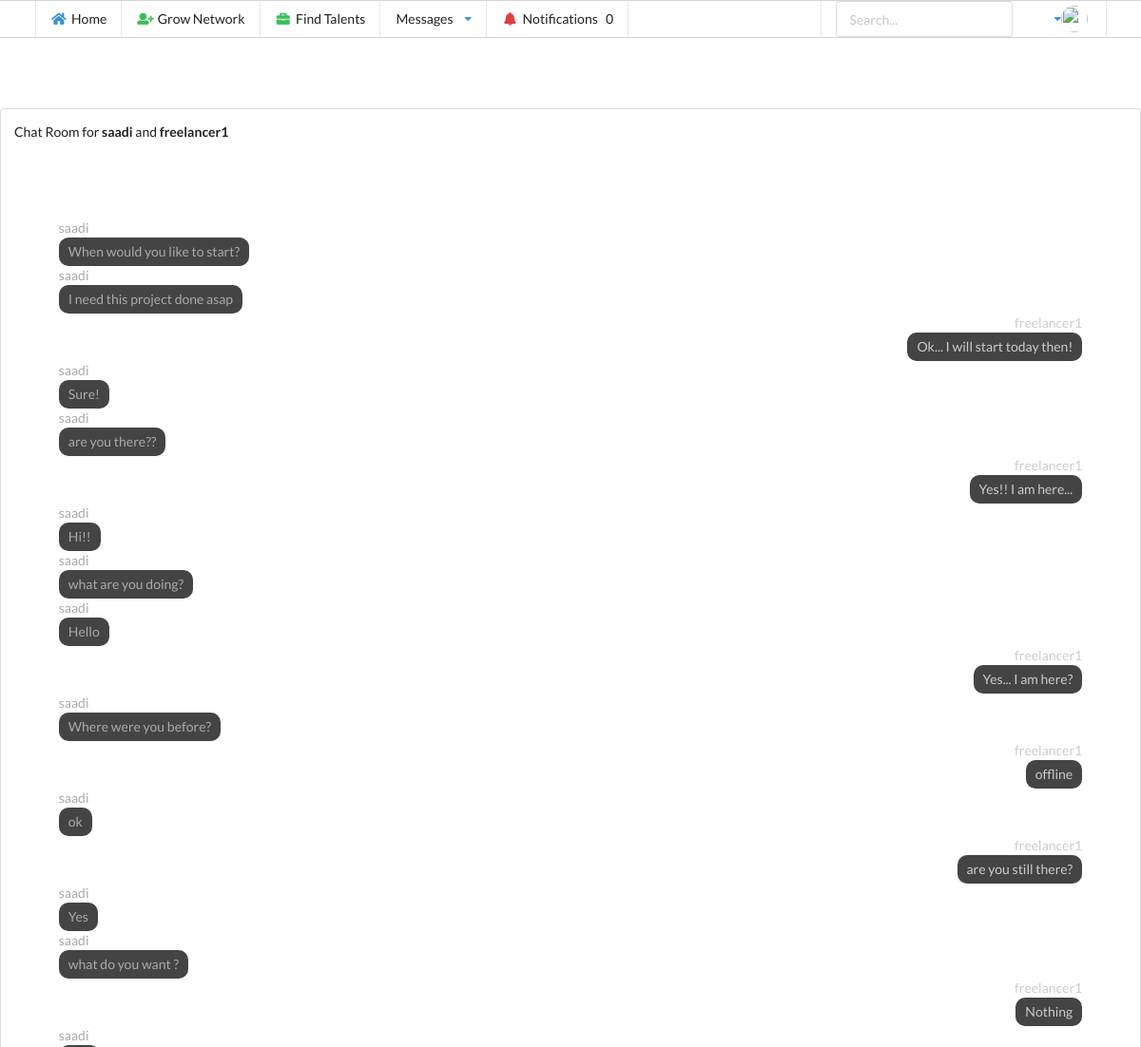
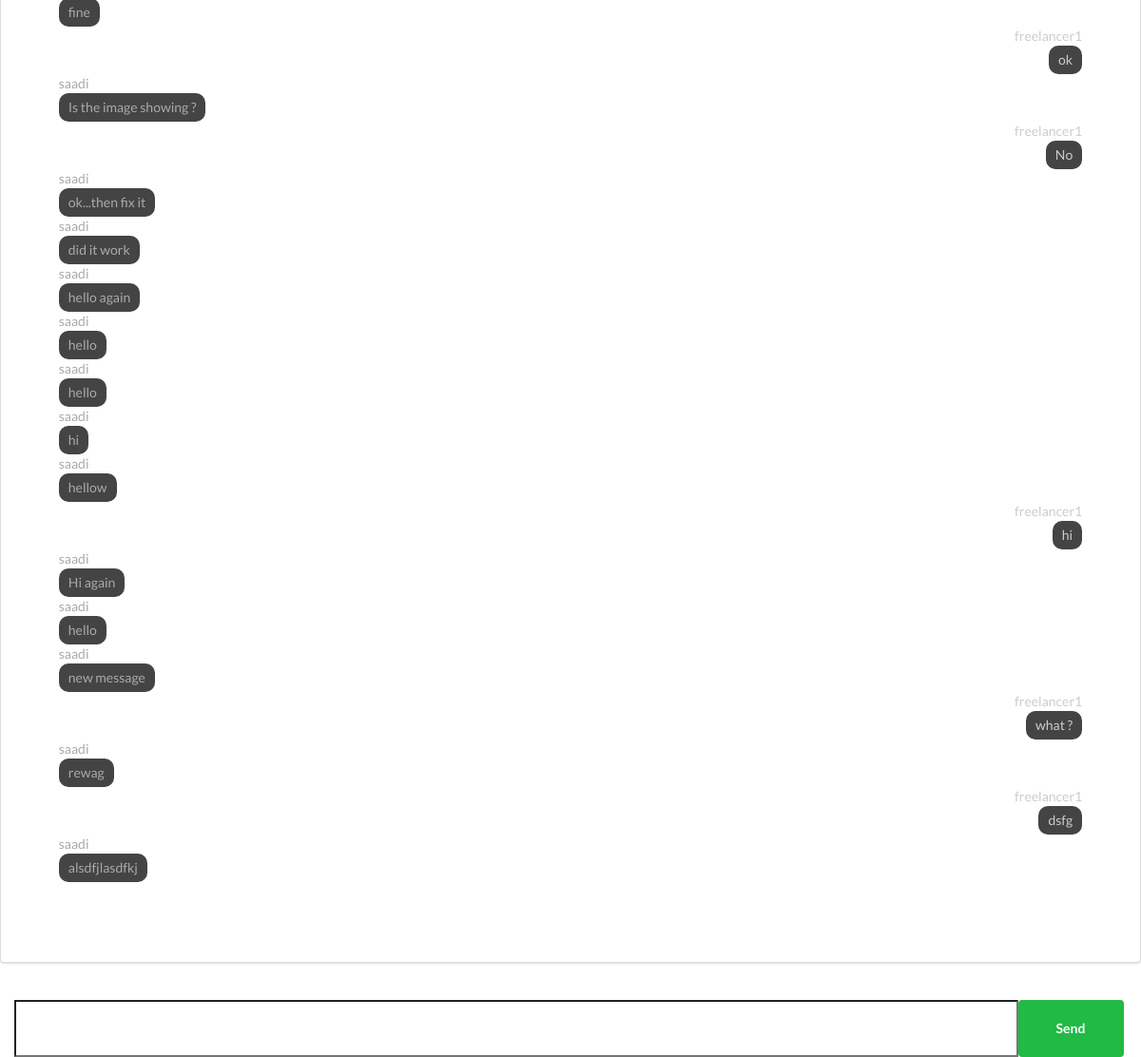
The page /chat/7/ (signed in) on the database as committed earlier (2 pictures, top to bottom).
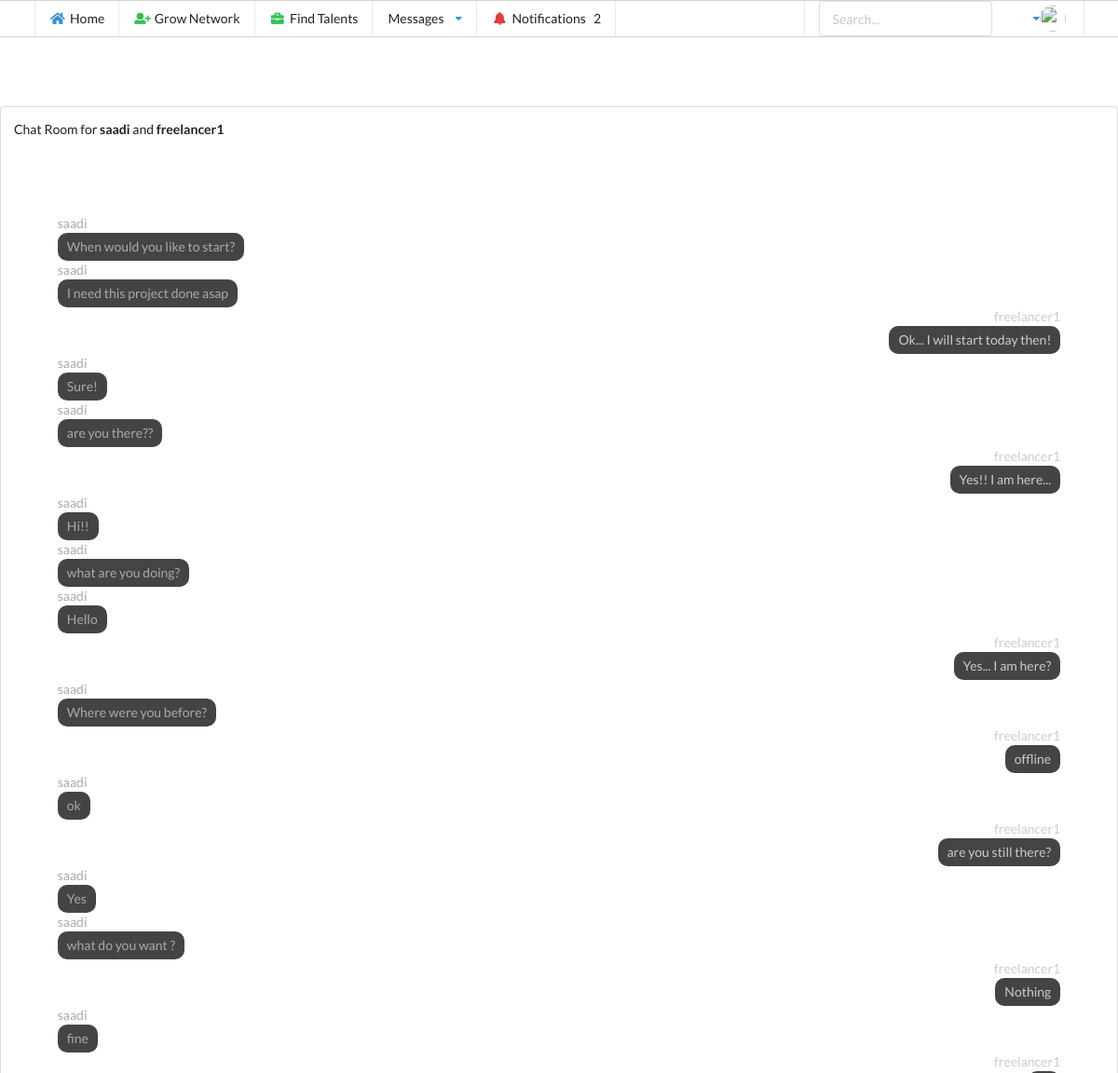
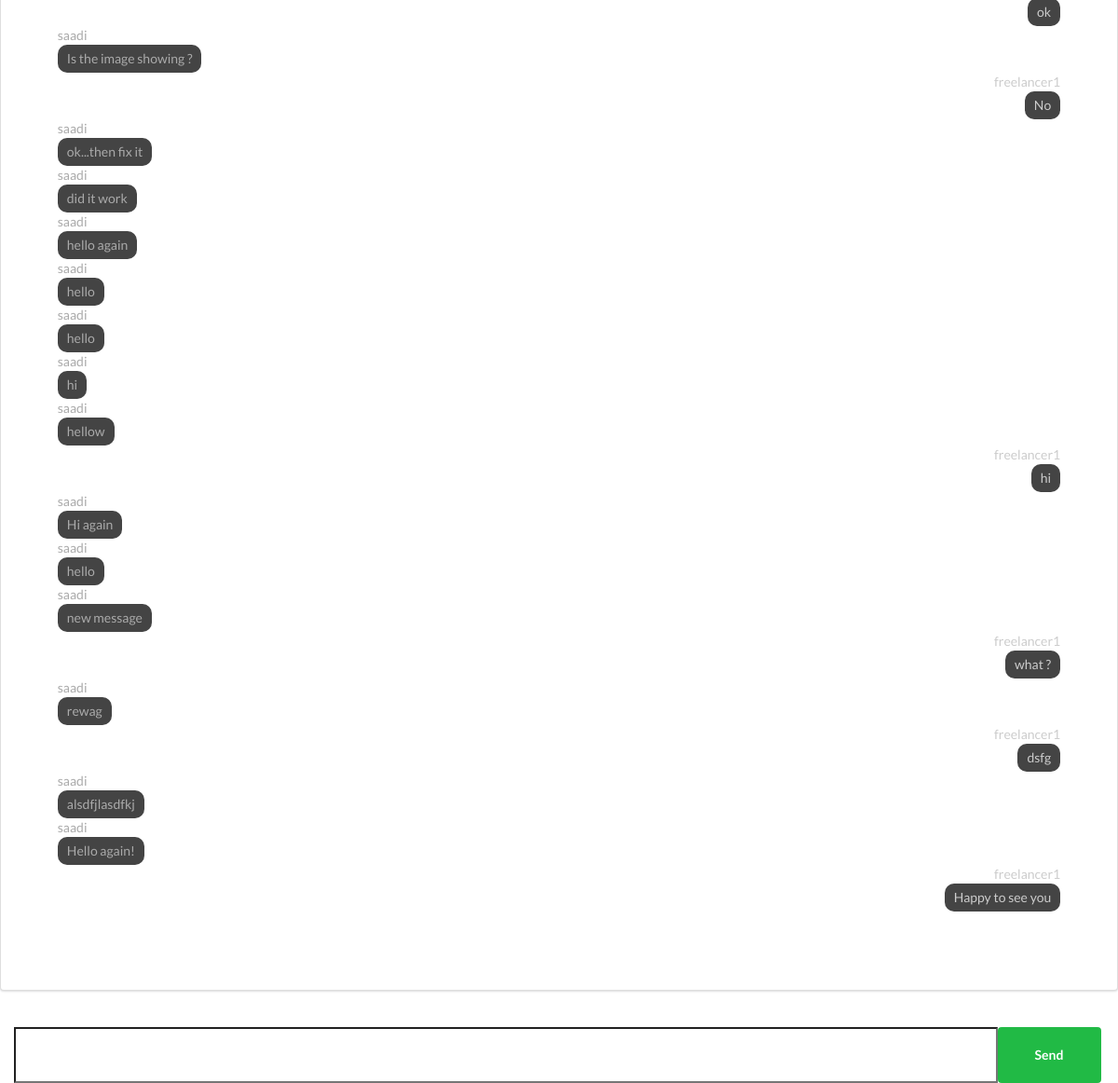
The same page on the database as committed later (2 pictures, top to bottom).
### profiles/models.py (models this page shows, shortened)
class Profile(models.Model):
    user = models.OneToOneField(settings.AUTH_USER_MODEL, on_delete=models.CASCADE, related_name='user_profile')
    is_client = models.BooleanField(default=False)
    is_freelancer = models.BooleanField(default=False)
    bio = models.TextField(default='no bio...', max_length=300)
    created = models.DateTimeField(default=timezone.now)
    updated = models.DateTimeField(auto_now=True)
    dp = models.ImageField(default='ddp.png', upload_to='dps/')
    cp = models.ImageField(default='dcp.png', upload_to='cps/')
    occupation = models.CharField(max_length=20, blank=True)
    education = models.CharField(max_length=20, blank=True)
    credit_card_no = models.CharField(max_length=25, blank=True)
    phone_no = models.CharField(max_length=20, blank=True)
    connections = models.ManyToManyField(User, blank=True, related_name='connected_users')
    work_area = models.ForeignKey(Area, on_delete=models.CASCADE, null=True, blank=True)
    skills = models.ManyToManyField(Skill, blank=True,related_name='skilled_freelancers')
    clients = models.ManyToManyField(User, blank=True, related_name='experienced_freelancer')
    pay_rate = models.PositiveIntegerField(default=0, blank=True)
    earning = models.PositiveIntegerField(default=0, blank=True)
    website = models.URLField(max_length=20, null=True, blank=True)
    employees = models.ManyToManyField(User, blank=True,related_name='experienced_client')
    spending = models.PositiveIntegerField(default=0, blank=True)
    company = models.CharField(max_length=20,blank=True)
    objects = ProfileManager()
    def __str__(self):
        return f'Profile for user {self.user.username}--{self.created.strftime("%d-%m-%Y")}'

### chat/models.py (models this page shows)
class Message(models.Model):
    message = models.TextField()
    sender = models.ForeignKey(Profile, on_delete=models.CASCADE, related_name='message_sender')
    receiver = models.ForeignKey(Profile, on_delete=models.CASCADE, related_name='message_receiver')
    created = models.DateTimeField(auto_now_add=True)
    updated = models.DateTimeField(auto_now=True)
    seen = models.BooleanField(default=False)
    class Meta:
        ordering = ('created',)

### chat/views.py (the view)
# urls.py: path("<int:user_id>/", views.chatroom, name='chatroom'),
@login_required
def chatroom(request, user_id):
    profile = Profile.objects.get(user=request.user)
    print(profile)
    other_user = get_object_or_404(Profile, id=user_id)
    print(other_user)
    messages = Message.objects.filter(
        Q(receiver=other_user, sender=profile) | Q(receiver=profile, sender=other_user)
    )
    context = {
        'profile': profile,
        'messages': messages,
        'other_user': other_user,
    }
    messages.update(seen=True)
    messages = messages | Message.objects.filter(Q(receiver=other_user, sender=profile))
    return render(request, "chat/chatroom.html", context)

### profiles/context_processors.py (called while the page is built)
def profile_pic(request):
    if request.user.is_authenticated:
        profile = Profile.objects.get(user=request.user)
        dp = profile.dp
        return {
            'dp': dp
        }
    return {}

def connection_request_received(request):
    if request.user.is_authenticated:
        profile = Profile.objects.get(user=request.user)
        qs_count = Profile.objects.get_all_request_received(profile).count()
        return {
            'request_no': qs_count,
        }
    return {}

### profiles/models.py (called while the page is built)
    def get_all_request_received(self,receiver):
        qs = ConnectionRequest.objects.filter(receiver=receiver, status='sent')
        return qs

### chat/templates/chat/chatroom.html (shortened to what this page needs)
{% extends "base.html" %}
{% block content %}
 {% include 'profiles/nav.html' %}
<div class="ui segment">
     <p>Chat Room for <strong>{{profile.user.username }}</strong> and <strong>{{other_user.user.username}}</strong></p>
    <head>
</head>
<body>
    <div class="header"></div>
    <div class="messages-area">
        {% for message in messages %}
        <div class="message
        {% if message.sender.user == request.user %}left{% else %}right{% endif %}
        ">
            <div class="sent-by">{{ message.sender.user.username }}</div>
            <div class="content">{{ message.message }}</div>
        </div>
        {% endfor %}
    </div>
    <div class="input-area">
        <input type="text" id="message-input">
        <button class="ui green button" id="send-btn">Send</button>
    </div>
</body>
</div>
{% endblock content%}

### Final/templates/base.html (shortened to what this page needs)
{% load static %}
<!doctype html>
<html lang="en">
  <head>
      <link rel="stylesheet" type="text/css" href= {% static 'css/base.css' %}>
    <link rel="stylesheet" type='text/css' href="https://cdnjs.cloudflare.com/ajax/libs/semantic-ui/2.2.14/semantic.min.css">
  </head>
  <body>
      {% block content %}{%endblock%}
  </body>
</html>

### profiles/templates/profiles/nav.html (shortened to what this page needs)
<div class="ui attached stackable menu">
  <div class="ui container">
    <a href="{% url 'dashboard'%}" class="item">
      <i class="home icon blue"></i> Home
    </a>
    <a href="{% url 'profiles_list_view' %}" class="item">
      <i class="user plus icon green"></i> Grow Network
    </a>
       {% if profile.is_freelancer %}
                <a href="{% url 'posts:find_jobs' %}" class="item">
                    <i class="briefcase icon yellow"></i> Find jobs
                </a>
       {% else %}
              <a href="{% url 'profiles_list_view' %}" class="item">
                    <i class="briefcase icon green "></i> Find Talents
              </a>
       {% endif %}
     <div class="ui simple dropdown item">
      Messages
      <i class="dropdown icon blue"></i>
    </div>
      <a href="{% url 'connection_request_view' %}" class="item">
      <i class="bell icon red"></i> Notifications &nbsp;
          {{request_no}}
    </a>
    <div class="right item">
        <form>
             <div class="ui input"><input name="search_keyword" type="text" placeholder="Search..."></div>
        </form>
    </div>
       <div class="ui simple dropdown item">
      <i class="dropdown icon blue"></i>
           <img src="{{dp.url}}" class="ui avatar image">
    </div>
  </div>
</div>
<br>
<br>
<br>

### chat/templates/chat/chatroom.html (style rules this page uses)
* { box-sizing: border-box; padding: 0; margin: 0; }
body { display: flex; height: 100vh; flex-direction: column; }
.header { padding: 10px 5%; }
.messages-area { height: 100%; min-height: 70vh; overflow-y: auto; padding: 4%; color: #999999; padding-bottom: 10px; }
.input-area { display: flex; flex-direction: row; justify-content: center; }
#message-input { padding: 20px; width: 100%; }
#send-btn { padding: 20px 40px; }
.message.left { text-align: left; color: #aaa; }
.message.right { text-align: right; color: #ccc; }
.message .content { background: #444; padding: 5px 10px; border-radius: 10px; max-width: 80%; display: inline-block; }

Rows that differ between the two databases and show on the page:
added Message: sender.user.username "saadi", message "Hello again!"
added Message: sender.user.username "freelancer1", message "Happy to see you"
Other text that changed with them:
{{ request_no }}: "0" → "2"
